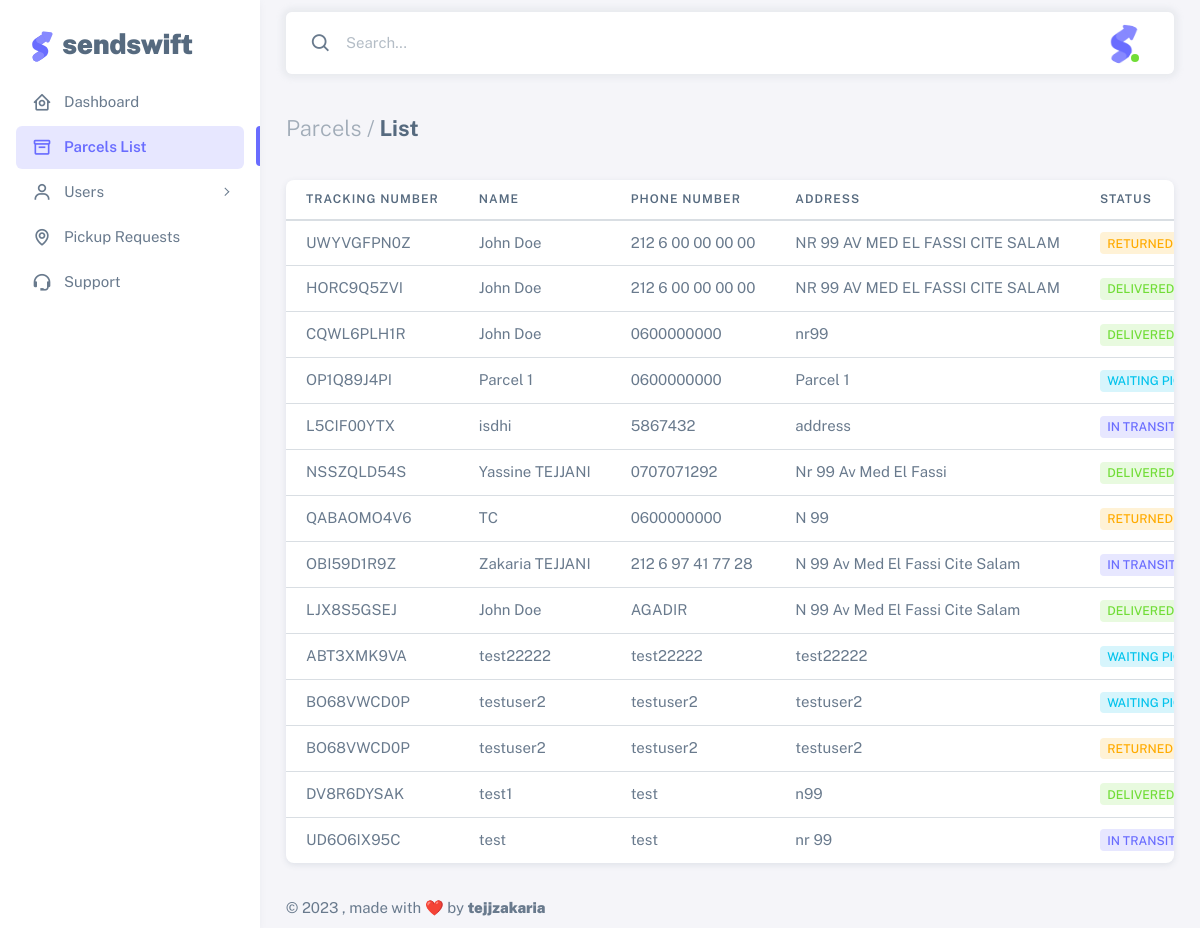
The app's page /admin/viewParcels.php with its own data.
### tables this page shows
CREATE TABLE `parcels` (
  `id` int(11) NOT NULL,
  `userID` int(11) DEFAULT NULL,
  `trackingNumber` varchar(255) DEFAULT NULL,
  `recipientName` varchar(255) DEFAULT NULL,
  `recipientPhoneNumber` varchar(255) DEFAULT NULL,
  `deliveryDate` varchar(255) DEFAULT NULL,
  `recipientAddress` varchar(255) DEFAULT NULL,
  `productName` varchar(255) DEFAULT NULL,
  `productWeight` varchar(255) DEFAULT NULL,
  `productPrice` varchar(255) DEFAULT NULL,
  `comments` varchar(255) DEFAULT NULL,
  `status` varchar(255) DEFAULT NULL,
  `paymentStatus` varchar(255) DEFAULT NULL,
  `recipientCity` varchar(50) DEFAULT NULL
);

### admin/viewParcels.php (the view, shortened to what this page needs)
<?php
include "../config.php";
$sql = "SELECT parcels.*, users.fullName FROM parcels JOIN users ON parcels.userID = users.id";
$result = mysqli_query($conn, $sql);
$table_data = "";
while($row = mysqli_fetch_assoc($result)) {
  if ($row['paymentStatus'] == "paid") {
    $payment_class = "badge bg-label-success me-1";
  } else if($row['paymentStatus'] == "unpaid"){
    $payment_class = "badge bg-label-info me-1";
  }
  if ($row['status'] == "delivered") {
    $status_class = "badge bg-label-success me-1";
  } else if($row['status'] == "in transit"){
    $status_class = "badge bg-label-primary me-1";
  } else if($row['status'] == "waiting pickup"){
    $status_class = "badge bg-label-info me-1";
  } else if($row['status'] == "returned"){
    $status_class = "badge bg-label-warning me-1";
  }
  $table_data = "<tr>
            <td>" . $row['trackingNumber'] . "</td>
            <td>" . $row['recipientName'] . "</td>
            <td>" . $row['recipientPhoneNumber'] . "</td>
            <td>" . $row['recipientAddress'] . "</td>
            <td><span class='" . $status_class . "'>" . $row['status'] . "</span></td>
            <td><span class='" . $payment_class . "'>" . $row['paymentStatus'] . "</span></td>
            <td>" . $row['deliveryDate'] . "</td>
            <td>" . $row['recipientCity'] . "</td>
            <td>" . $row['productPrice'] . "</td>
            <td>" . $row['comments'] . "</td>
            <td>" . $row['fullName'] . "</td>
            <td>
            <div class='dropdown'>
                            <button type='button' class='btn p-0 dropdown-toggle hide-arrow' data-bs-toggle='dropdown'>
                              <i class='bx bx-dots-vertical-rounded'></i>
                            </button>
                            <div class='dropdown-menu'>
                            <a class='dropdown-item' href='editParcel.php?id=" . $row['id'] . "'><i class='bx bx-edit-alt me-1'></i> Edit</a
                              >
                              <a class='dropdown-item' href='deleteParcel.php?id=" . $row['id'] . "'><i class='bx bx-trash me-1'></i> Delete</a
                              >
                            </div>
                          </div>
            </td>
          </tr>" . $table_data;
}
?>
<!DOCTYPE html>
<html lang="en" class="light-style layout-menu-fixed" dir="ltr" data-theme="theme-default" data-assets-path="../assets/"
  data-template="vertical-menu-template-free">
<head>
  <link rel="stylesheet" href="../assets/vendor/fonts/boxicons.css" />
  <link rel="stylesheet" href="../assets/vendor/css/core.css" class="template-customizer-core-css" />
  <link rel="stylesheet" href="../assets/vendor/css/theme-default.css" class="template-customizer-theme-css" />
  <link rel="stylesheet" href="../assets/css/demo.css" />
  <link rel="stylesheet" href="../assets/vendor/libs/perfect-scrollbar/perfect-scrollbar.css" />
  <link rel="stylesheet" href="../assets/vendor/libs/apex-charts/apex-charts.css" />
</head>
<body>
  <div class="layout-wrapper layout-content-navbar">
    <div class="layout-container">
      <aside id="layout-menu" class="layout-menu menu-vertical menu bg-menu-theme">
        <div class="app-brand demo">
          <a href="index.html" class="app-brand-link">
            <span class="app-brand-logo demo">
            </span>
            <span class="app-brand-text demo menu-text fw-bolder ms-2">SendSwift</span>
          </a>
        </div>
        <ul class="menu-inner py-1">
          <li class="menu-item <?php if (basename($_SERVER['PHP_SELF']) == 'dashboard.php') {
            echo 'active';
          } ?>">
            <a href="dashboard.php" class="menu-link">
              <i class="menu-icon tf-icons bx bx-home-circle"></i>
              <div data-i18n="Analytics">Dashboard</div>
            </a>
          </li>
          <li class="menu-item <?php if (basename($_SERVER['PHP_SELF']) == 'viewParcels.php') {
            echo 'active';
          } ?>">
            <a href="viewParcels.php" class="menu-link">
              <i class="menu-icon tf-icons bx bx-box"></i>
              <div data-i18n="Analytics">Parcels List</div>
            </a>
          </li>
          <li class="menu-item <?php if (basename($_SERVER['PHP_SELF']) == 'viewUsers.php' || basename($_SERVER['PHP_SELF']) == 'addNewUser.php') {
            echo 'active';
          } ?> <?php if (basename($_SERVER['PHP_SELF']) == 'viewUsers.php' || basename($_SERVER['PHP_SELF']) == 'addNewUser.php') {
              echo 'open';
            } ?>">
            <a href="javascript:void(0)" class="menu-link menu-toggle">
              <i class="menu-icon tf-icons bx bx-user"></i>
              <div data-i18n="User interface">Users</div>
            </a>
          </li>
          <li class="menu-item <?php if (basename($_SERVER['PHP_SELF']) == 'pickupHistory.php') {
            echo 'active';
          } ?>">
            <a href="pickupHistory.php" class="menu-link">
              <i class="menu-icon tf-icons bx bx-map"></i>
              <div data-i18n="Analytics">Pickup Requests</div>
            </a>
          </li>
          <li class="menu-item <?php if (basename($_SERVER['PHP_SELF']) == 'support.php') {
            echo 'active';
          } ?>">
            <a href="support.php" class="menu-link">
              <i class="menu-icon tf-icons bx bx-support"></i>
              <div data-i18n="Support">Support</div>
            </a>
          </li>
        </ul>
      </aside>
      <div class="layout-page">
        <nav
          class="layout-navbar container-xxl navbar navbar-expand-xl navbar-detached align-items-center bg-navbar-theme"
          id="layout-navbar">
          <div class="navbar-nav-right d-flex align-items-center" id="navbar-collapse">
            <div class="navbar-nav align-items-center">
              <div class="nav-item d-flex align-items-center">
                <i class="bx bx-search fs-4 lh-0"></i>
                <input type="text" class="form-control border-0 shadow-none" placeholder="Search..."
                  aria-label="Search..." />
              </div>
            </div>
            <ul class="navbar-nav flex-row align-items-center ms-auto">
              <li class="nav-item navbar-dropdown dropdown-user dropdown">
                <a class="nav-link dropdown-toggle hide-arrow" href="javascript:void(0);" data-bs-toggle="dropdown">
                  <div class="avatar avatar-online">
                    <img src="../assets/img/favicon/favicon.ico" alt class="w-px-40 h-auto rounded-circle" />
                  </div>
                </a>
              </li>
            </ul>
          </div>
        </nav>
        <div class="content-wrapper">
          <div class="container-xxl flex-grow-1 container-p-y">
            <h4 class="fw-bold py-3 mb-4"><span class="text-muted fw-light">Parcels /</span> List</h4>
            <div class="card">
              <div class="table-responsive text-nowrap">
                <table class="table">
                  <thead>
                    <tr>
                      <th>Tracking Number</th>
                      <th>Name</th>
                      <th>Phone Number</th>
                      <th>Address</th>
                      <th>Status</th>
                    </tr>
                  </thead>
                  <tbody class="table-border-bottom-0"><?php echo $table_data; ?></tbody>
              </table>
              </div>
            </div>
          </div>
          <footer class="content-footer footer bg-footer-theme">
            <div class="container-xxl d-flex flex-wrap justify-content-between py-2 flex-md-row flex-column">
              <div class="mb-2 mb-md-0">
                ©
                , made with ❤️ by
                <a href="" target="_blank" class="footer-link fw-bolder">tejjzakaria</a>
              </div>
            </div>
          </footer>
        </div>
      </div>
    </div>
  </div>
</body>
</html>

### assets/css/demo.css (style rules this page uses)
.menu .app-brand.demo { height: 64px; margin-top: 12px; }
.app-brand-logo.demo svg { width: 22px; height: 38px; }
.app-brand-text.demo { font-size: 1.75rem; letter-spacing: -0.5px; text-transform: lowercase; }

### records on screen
parcels: trackingNumber "UWYVGFPN0Z", recipientName "John Doe", recipientPhoneNumber "212 6 00 00 00 00", recipientAddress "NR 99 AV MED EL FASSI CITE SALAM", status "RETURNED"
parcels: trackingNumber "HORC9Q5ZVI", recipientName "John Doe", recipientPhoneNumber "212 6 00 00 00 00", recipientAddress "NR 99 AV MED EL FASSI CITE SALAM", status "DELIVERED"
parcels: trackingNumber "CQWL6PLH1R", recipientName "John Doe", recipientPhoneNumber "0600000000", recipientAddress "nr99", status "DELIVERED"
parcels: trackingNumber "OP1Q89J4PI", recipientName "Parcel 1", recipientPhoneNumber "0600000000", recipientAddress "Parcel 1", status "WAITING…"
parcels: trackingNumber "L5CIF00YTX", recipientName "isdhi", recipientPhoneNumber "5867432", recipientAddress "address", status "IN TRANSIT"
parcels: trackingNumber "NSSZQLD54S", recipientName "Yassine TEJJANI", recipientPhoneNumber "0707071292", recipientAddress "Nr 99 Av Med El Fassi", status "DELIVERED"
parcels: trackingNumber "QABAOMO4V6", recipientName "TC", recipientPhoneNumber "0600000000", recipientAddress "N 99", status "RETURNED"
parcels: trackingNumber "OBI59D1R9Z", recipientName "Zakaria TEJJANI", recipientPhoneNumber "212 6 97 41 77 28", recipientAddress "N 99 Av Med El Fassi Cite Salam", status "IN TRANSIT"
parcels: trackingNumber "LJX8S5GSEJ", recipientName "John Doe", recipientPhoneNumber "AGADIR", recipientAddress "N 99 Av Med El Fassi Cite Salam", status "DELIVERED"
parcels: trackingNumber "ABT3XMK9VA", recipientName "test22222", recipientPhoneNumber "test22222", recipientAddress "test22222", status "WAITING…"
parcels: trackingNumber "BO68VWCD0P", recipientName "testuser2", recipientPhoneNumber "testuser2", recipientAddress "testuser2", status "WAITING…"
parcels: trackingNumber "BO68VWCD0P", recipientName "testuser2", recipientPhoneNumber "testuser2", recipientAddress "testuser2", status "RETURNED"
parcels: trackingNumber "DV8R6DYSAK", recipientName "test1", recipientPhoneNumber "test", recipientAddress "n99", status "DELIVERED"
parcels: trackingNumber "UD6O6IX95C", recipientName "test", recipientPhoneNumber "test", recipientAddress "nr 99", status "IN TRANSIT"
